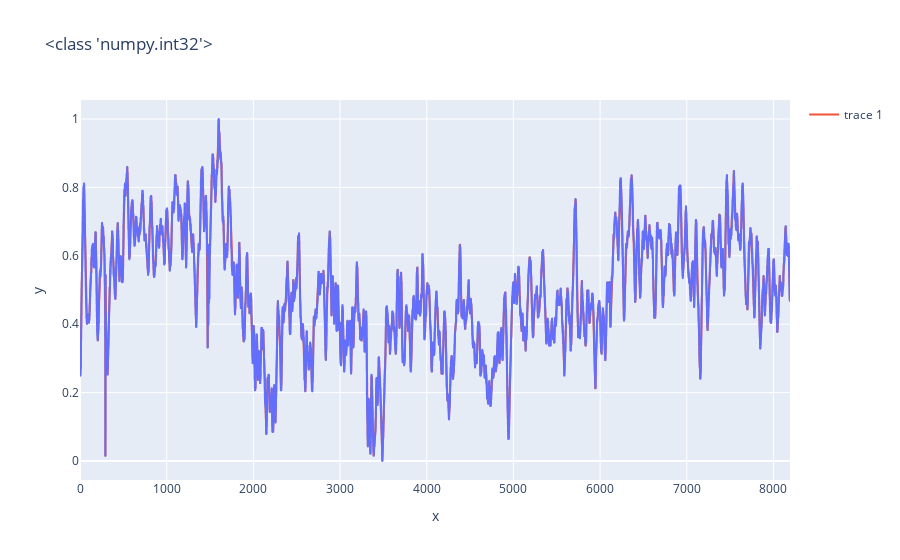

Write notebook code for a chart like this one.
### Code cell
def normalize_array(arr):
    arr_min, arr_max = arr.min(), arr.max()
    return (arr - arr_min) / (arr_max - arr_min)

# Normalizing original array
normalized_original = normalize_array(original_array)

# data_types = [np.float32,np.float16, np.int32, np.int16, np.int8]
data_types = [np.int32]


for dtype in data_types:

    print(f"Data type: {dtype}")
    quantized_array = scale_array(original_array, dtype)
    normalized_quantized = normalize_array(quantized_array)

    # make new plotly figure
    fig = px.line(x=np.arange(len(normalized_quantized)), y=normalized_quantized, title=f"{dtype}")
    # add original data
    fig.add_scatter(x=np.arange(len(normalized_original)), y=normalized_original, mode="lines")
    fig.show()

### Figure 1 — Plotly figure (JSON) as saved in the notebook; plotly's stock layout.template omitted (floating-point values rounded to 4 significant figures; data arrays with more than 128 entries replaced by an {"elided": "..."} marker saying what was removed)
{"data": [{"hovertemplate": "x=%{x}<br>y=%{y}<extra></extra>", "legendgroup": "", "line": {"color": "#636efa", "dash": "solid"}, "marker": {"symbol": "circle"}, "mode": "lines", "name": "", "showlegend": false, "type": "scattergl", "x": {"elided": "8192 int values"}, "xaxis": "x", "y": {"elided": "8192 float values"}, "yaxis": "y"}, {"mode": "lines", "type": "scatter", "x": {"elided": "8192 int values"}, "y": {"elided": "8192 float values"}}], "layout": {"legend": {"tracegroupgap": 0}, "title": {"text": "<class 'numpy.int32'>"}, "xaxis": {"anchor": "y", "domain": [0, 1], "title": {"text": "x"}}, "yaxis": {"anchor": "x", "domain": [0, 1], "title": {"text": "y"}}}}
